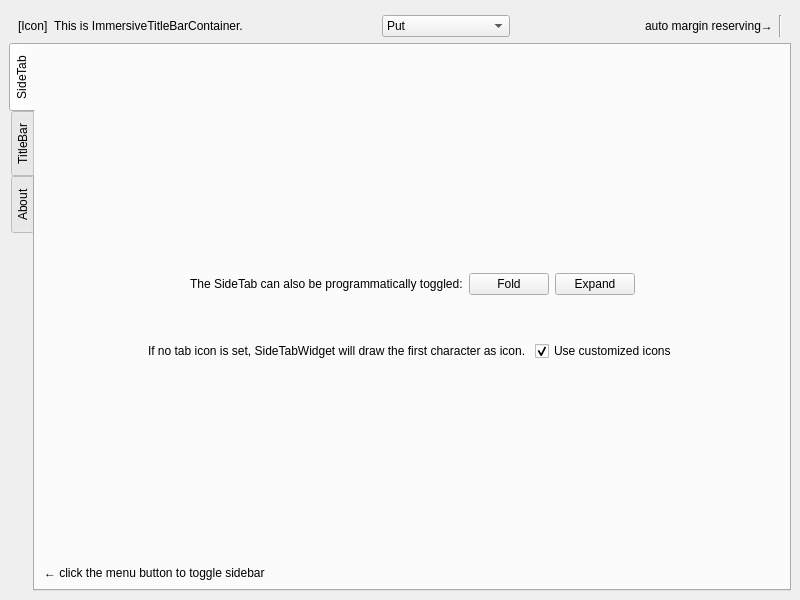
<?xml version="1.0" encoding="UTF-8"?>
<ui version="4.0">
 <class>MainWindow</class>
 <widget class="QMainWindow" name="MainWindow">
  <property name="geometry">
   <rect>
    <x>0</x>
    <y>0</y>
    <width>800</width>
    <height>600</height>
   </rect>
  </property>
  <property name="windowTitle">
   <string>MainWindow</string>
  </property>
  <widget class="QWidget" name="centralwidget">
   <layout class="QVBoxLayout" name="verticalLayout">
    <item>
     <widget class="ImmersiveTitleBar" name="widget_titlebar" native="true"/>
    </item>
    <item>
     <widget class="ImmersiveTitleBarContainer" name="widget_titlebar_container" native="true">
      <layout class="QHBoxLayout" name="horizontalLayout_2">
       <property name="topMargin">
        <number>0</number>
       </property>
       <property name="bottomMargin">
        <number>0</number>
       </property>
       <item>
        <widget class="QLabel" name="label_appIcon">
         <property name="text">
          <string>[Icon]</string>
         </property>
        </widget>
       </item>
       <item>
        <widget class="QLabel" name="label_title">
         <property name="text">
          <string>This is ImmersiveTitleBarContainer. </string>
         </property>
        </widget>
       </item>
       <item>
        <spacer name="horizontalSpacer_4">
         <property name="orientation">
          <enum>Qt::Orientation::Horizontal</enum>
         </property>
         <property name="sizeType">
          <enum>QSizePolicy::Policy::Expanding</enum>
         </property>
         <property name="sizeHint" stdset="0">
          <size>
           <width>40</width>
           <height>20</height>
          </size>
         </property>
        </spacer>
       </item>
       <item>
        <widget class="QComboBox" name="comboBox">
         <property name="sizePolicy">
          <sizepolicy hsizetype="Expanding" vsizetype="Fixed">
           <horstretch>0</horstretch>
           <verstretch>0</verstretch>
          </sizepolicy>
         </property>
         <item>
          <property name="text">
           <string>Put</string>
          </property>
         </item>
         <item>
          <property name="text">
           <string>any widget</string>
          </property>
         </item>
         <item>
          <property name="text">
           <string>you like</string>
          </property>
         </item>
        </widget>
       </item>
       <item>
        <spacer name="horizontalSpacer_3">
         <property name="orientation">
          <enum>Qt::Orientation::Horizontal</enum>
         </property>
         <property name="sizeType">
          <enum>QSizePolicy::Policy::Expanding</enum>
         </property>
         <property name="sizeHint" stdset="0">
          <size>
           <width>40</width>
           <height>20</height>
          </size>
         </property>
        </spacer>
       </item>
       <item>
        <widget class="QLabel" name="label">
         <property name="text">
          <string>auto margin reserving→</string>
         </property>
        </widget>
       </item>
       <item>
        <widget class="Line" name="line">
         <property name="orientation">
          <enum>Qt::Orientation::Vertical</enum>
         </property>
        </widget>
       </item>
      </layout>
     </widget>
    </item>
    <item>
     <widget class="SideTabWidget" name="sidetab">
      <property name="tabPosition">
       <enum>QTabWidget::TabPosition::West</enum>
      </property>
      <property name="currentIndex">
       <number>0</number>
      </property>
      <property name="usesScrollButtons">
       <bool>true</bool>
      </property>
      <property name="documentMode">
       <bool>false</bool>
      </property>
      <property name="tabBarAutoHide">
       <bool>false</bool>
      </property>
      <widget class="QWidget" name="tab_sidetab">
       <attribute name="icon">
        <iconset theme=":/icons/sidebar"/>
       </attribute>
       <attribute name="title">
        <string>SideTab</string>
       </attribute>
       <layout class="QVBoxLayout" name="verticalLayout_2">
        <item>
         <spacer name="verticalSpacer">
          <property name="orientation">
           <enum>Qt::Orientation::Vertical</enum>
          </property>
          <property name="sizeHint" stdset="0">
           <size>
            <width>20</width>
            <height>40</height>
           </size>
          </property>
         </spacer>
        </item>
        <item>
         <widget class="QLabel" name="label_foldState">
          <property name="text">
           <string/>
          </property>
          <property name="alignment">
           <set>Qt::AlignmentFlag::AlignCenter</set>
          </property>
         </widget>
        </item>
        <item>
         <layout class="QHBoxLayout" name="horizontalLayout">
          <item>
           <spacer name="horizontalSpacer">
            <property name="orientation">
             <enum>Qt::Orientation::Horizontal</enum>
            </property>
            <property name="sizeHint" stdset="0">
             <size>
              <width>40</width>
              <height>20</height>
             </size>
            </property>
           </spacer>
          </item>
          <item>
           <widget class="QLabel" name="label_toggle_prompt">
            <property name="text">
             <string>The SideTab can also be programmatically toggled:</string>
            </property>
           </widget>
          </item>
          <item>
           <widget class="QPushButton" name="btn_fold">
            <property name="text">
             <string>Fold</string>
            </property>
           </widget>
          </item>
          <item>
           <widget class="QPushButton" name="btn_expand">
            <property name="text">
             <string>Expand</string>
            </property>
           </widget>
          </item>
          <item>
           <spacer name="horizontalSpacer_2">
            <property name="orientation">
             <enum>Qt::Orientation::Horizontal</enum>
            </property>
            <property name="sizeHint" stdset="0">
             <size>
              <width>40</width>
              <height>20</height>
             </size>
            </property>
           </spacer>
          </item>
         </layout>
        </item>
        <item>
         <spacer name="verticalSpacer_3">
          <property name="orientation">
           <enum>Qt::Orientation::Vertical</enum>
          </property>
          <property name="sizeType">
           <enum>QSizePolicy::Policy::Preferred</enum>
          </property>
          <property name="sizeHint" stdset="0">
           <size>
            <width>20</width>
            <height>40</height>
           </size>
          </property>
         </spacer>
        </item>
        <item>
         <layout class="QHBoxLayout" name="horizontalLayout_3">
          <item>
           <spacer name="horizontalSpacer_5">
            <property name="orientation">
             <enum>Qt::Orientation::Horizontal</enum>
            </property>
            <property name="sizeHint" stdset="0">
             <size>
              <width>40</width>
              <height>20</height>
             </size>
            </property>
           </spacer>
          </item>
          <item>
           <widget class="QLabel" name="label_2">
            <property name="text">
             <string>If no tab icon is set, SideTabWidget will draw the first character as icon. </string>
            </property>
           </widget>
          </item>
          <item>
           <widget class="QCheckBox" name="check_tabIcon">
            <property name="text">
             <string>Use customized icons</string>
            </property>
            <property name="checked">
             <bool>true</bool>
            </property>
           </widget>
          </item>
          <item>
           <spacer name="horizontalSpacer_6">
            <property name="orientation">
             <enum>Qt::Orientation::Horizontal</enum>
            </property>
            <property name="sizeHint" stdset="0">
             <size>
              <width>40</width>
              <height>20</height>
             </size>
            </property>
           </spacer>
          </item>
         </layout>
        </item>
        <item>
         <spacer name="verticalSpacer_2">
          <property name="orientation">
           <enum>Qt::Orientation::Vertical</enum>
          </property>
          <property name="sizeHint" stdset="0">
           <size>
            <width>20</width>
            <height>40</height>
           </size>
          </property>
         </spacer>
        </item>
        <item>
         <widget class="QLabel" name="label_click_toggle_prompt">
          <property name="text">
           <string>← click the menu button to toggle sidebar</string>
          </property>
         </widget>
        </item>
       </layout>
      </widget>
      <widget class="QWidget" name="tab_titlebar">
       <attribute name="icon">
        <iconset theme=":/icons/titlebar"/>
       </attribute>
       <attribute name="title">
        <string>TitleBar</string>
       </attribute>
       <widget class="QLabel" name="label_selectTitleBarPrompt">
        <property name="geometry">
         <rect>
          <x>120</x>
          <y>90</y>
          <width>291</width>
          <height>16</height>
         </rect>
        </property>
        <property name="text">
         <string>Select title bar style:</string>
        </property>
       </widget>
       <widget class="QTabWidget" name="tabWidget_selectTitleBar">
        <property name="geometry">
         <rect>
          <x>130</x>
          <y>130</y>
          <width>471</width>
          <height>291</height>
         </rect>
        </property>
        <property name="currentIndex">
         <number>0</number>
        </property>
        <widget class="QWidget" name="tab_simple">
         <attribute name="title">
          <string>ImmersiveTitleBar</string>
         </attribute>
         <widget class="QLineEdit" name="lineEdit_setTitle">
          <property name="geometry">
           <rect>
            <x>120</x>
            <y>200</y>
            <width>113</width>
            <height>21</height>
           </rect>
          </property>
         </widget>
         <widget class="QPushButton" name="btn_setTitle">
          <property name="geometry">
           <rect>
            <x>250</x>
            <y>200</y>
            <width>101</width>
            <height>23</height>
           </rect>
          </property>
          <property name="text">
           <string>Set Title Text</string>
          </property>
         </widget>
         <widget class="QTextBrowser" name="textBrowser">
          <property name="geometry">
           <rect>
            <x>30</x>
            <y>30</y>
            <width>411</width>
            <height>151</height>
           </rect>
          </property>
          <property name="frameShape">
           <enum>QFrame::Shape::NoFrame</enum>
          </property>
          <property name="html">
           <string>&lt;!DOCTYPE HTML PUBLIC &quot;-//W3C//DTD HTML 4.0//EN&quot; &quot;http://www.w3.org/TR/REC-html40/strict.dtd&quot;&gt;
&lt;html&gt;&lt;head&gt;&lt;meta name=&quot;qrichtext&quot; content=&quot;1&quot; /&gt;&lt;meta charset=&quot;utf-8&quot; /&gt;&lt;style type=&quot;text/css&quot;&gt;
p, li { white-space: pre-wrap; }
hr { height: 1px; border-width: 0; }
li.unchecked::marker { content: &quot;\2610&quot;; }
li.checked::marker { content: &quot;\2612&quot;; }
&lt;/style&gt;&lt;/head&gt;&lt;body style=&quot; font-family:'Microsoft YaHei UI'; font-size:9pt; font-weight:400; font-style:normal;&quot;&gt;
&lt;p style=&quot; margin-top:0px; margin-bottom:0px; margin-left:0px; margin-right:0px; -qt-block-indent:0; text-indent:0px;&quot;&gt;A simple title bar inherits ImmersiveTitleBarContainer, with a window icon and window title.&lt;/p&gt;
&lt;p style=&quot; margin-top:0px; margin-bottom:0px; margin-left:0px; margin-right:0px; -qt-block-indent:0; text-indent:0px;&quot;&gt;The icon and title will follow the changes of windowIcon and windowTitle of current window.&lt;/p&gt;
&lt;p style=&quot; margin-top:0px; margin-bottom:0px; margin-left:0px; margin-right:0px; -qt-block-indent:0; text-indent:0px;&quot;&gt;Select this if you only want a title bar that can fit your theme.&lt;/p&gt;
&lt;p style=&quot; margin-top:0px; margin-bottom:0px; margin-left:0px; margin-right:0px; -qt-block-indent:0; text-indent:0px;&quot;&gt;For better customization, try the base class ImmersiveTitleBarContainer.&lt;/p&gt;
&lt;p style=&quot;-qt-paragraph-type:empty; margin-top:0px; margin-bottom:0px; margin-left:0px; margin-right:0px; -qt-block-indent:0; text-indent:0px;&quot;&gt;&lt;br /&gt;&lt;/p&gt;&lt;/body&gt;&lt;/html&gt;</string>
          </property>
         </widget>
        </widget>
        <widget class="QWidget" name="tab_immersive">
         <attribute name="title">
          <string>ImmersiveTitleBarContainer</string>
         </attribute>
         <widget class="QTextBrowser" name="textBrowser_2">
          <property name="geometry">
           <rect>
            <x>20</x>
            <y>20</y>
            <width>421</width>
            <height>171</height>
           </rect>
          </property>
          <property name="frameShape">
           <enum>QFrame::Shape::NoFrame</enum>
          </property>
          <property name="html">
           <string>&lt;!DOCTYPE HTML PUBLIC &quot;-//W3C//DTD HTML 4.0//EN&quot; &quot;http://www.w3.org/TR/REC-html40/strict.dtd&quot;&gt;
&lt;html&gt;&lt;head&gt;&lt;meta name=&quot;qrichtext&quot; content=&quot;1&quot; /&gt;&lt;meta charset=&quot;utf-8&quot; /&gt;&lt;style type=&quot;text/css&quot;&gt;
p, li { white-space: pre-wrap; }
hr { height: 1px; border-width: 0; }
li.unchecked::marker { content: &quot;\2610&quot;; }
li.checked::marker { content: &quot;\2612&quot;; }
&lt;/style&gt;&lt;/head&gt;&lt;body style=&quot; font-family:'Microsoft YaHei UI'; font-size:9pt; font-weight:400; font-style:normal;&quot;&gt;
&lt;p style=&quot; margin-top:0px; margin-bottom:0px; margin-left:0px; margin-right:0px; -qt-block-indent:0; text-indent:0px;&quot;&gt;A immersive title bar container with only minimize, maximize and close button. The rest area are left  as a empty layout for developer to put any widget they want.&lt;/p&gt;
&lt;p style=&quot;-qt-paragraph-type:empty; margin-top:0px; margin-bottom:0px; margin-left:0px; margin-right:0px; -qt-block-indent:0; text-indent:0px;&quot;&gt;&lt;br /&gt;&lt;/p&gt;
&lt;p style=&quot; margin-top:0px; margin-bottom:0px; margin-left:0px; margin-right:0px; -qt-block-indent:0; text-indent:0px;&quot;&gt;The following actions are supported:&lt;/p&gt;
&lt;p style=&quot; margin-top:0px; margin-bottom:0px; margin-left:0px; margin-right:0px; -qt-block-indent:0; text-indent:0px;&quot;&gt;- drag to move window&lt;/p&gt;
&lt;p style=&quot; margin-top:0px; margin-bottom:0px; margin-left:0px; margin-right:0px; -qt-block-indent:0; text-indent:0px;&quot;&gt;- automatically adjusting margin to reserve space for buttons&lt;/p&gt;
&lt;p style=&quot; margin-top:0px; margin-bottom:0px; margin-left:0px; margin-right:0px; -qt-block-indent:0; text-indent:0px;&quot;&gt;- double click to maximize/restore&lt;/p&gt;
&lt;p style=&quot; margin-top:0px; margin-bottom:0px; margin-left:0px; margin-right:0px; -qt-block-indent:0; text-indent:0px;&quot;&gt;- restore to normal when dragging at maximized state&lt;/p&gt;&lt;/body&gt;&lt;/html&gt;</string>
          </property>
         </widget>
        </widget>
       </widget>
      </widget>
      <widget class="QWidget" name="tab_about">
       <attribute name="icon">
        <iconset theme=":/icons/info"/>
       </attribute>
       <attribute name="title">
        <string>About</string>
       </attribute>
      </widget>
     </widget>
    </item>
   </layout>
  </widget>
 </widget>
 <customwidgets>
  <customwidget>
   <class>SideTabWidget</class>
   <extends>QTabWidget</extends>
   <header>QoreWidgets.h</header>
   <container>1</container>
  </customwidget>
  <customwidget>
   <class>ImmersiveTitleBarContainer</class>
   <extends>QWidget</extends>
   <header>QoreWidgets.h</header>
   <container>1</container>
  </customwidget>
  <customwidget>
   <class>ImmersiveTitleBar</class>
   <extends>QWidget</extends>
   <header>QoreWidgets.h</header>
   <container>1</container>
  </customwidget>
 </customwidgets>
 <resources/>
 <connections/>
</ui>
